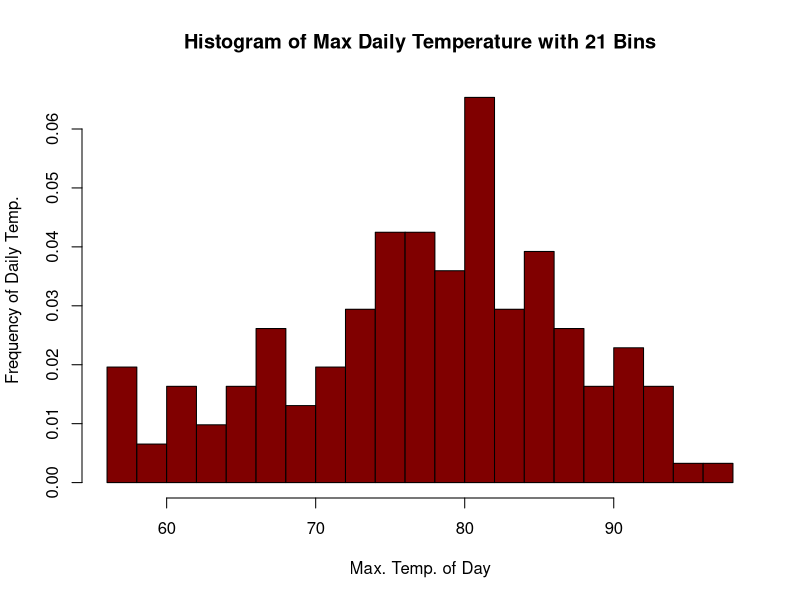
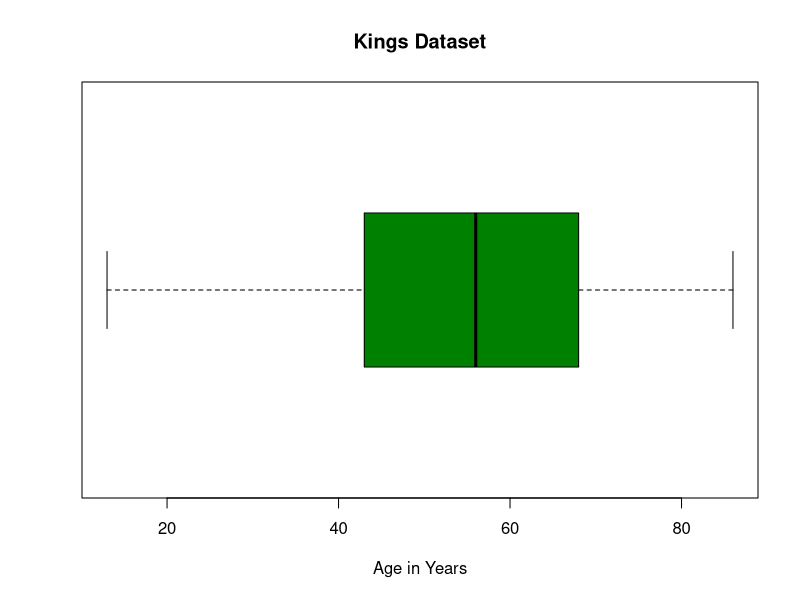
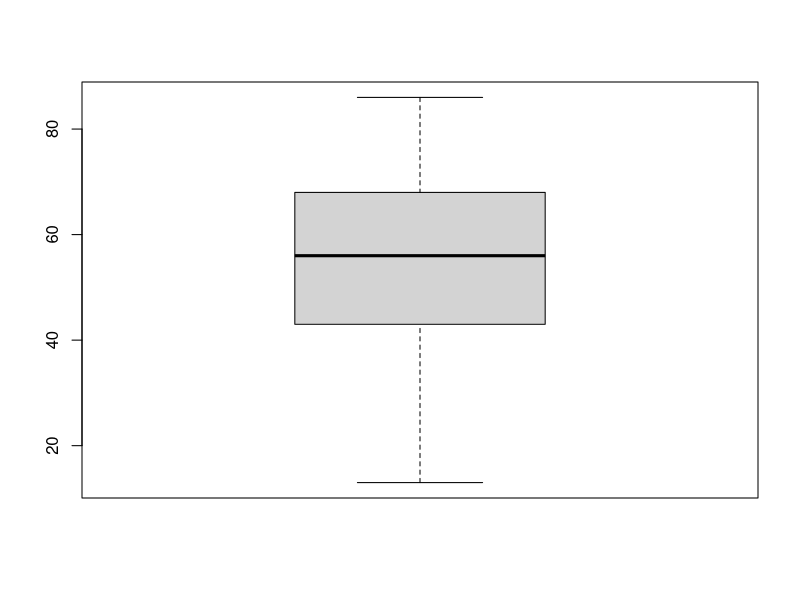
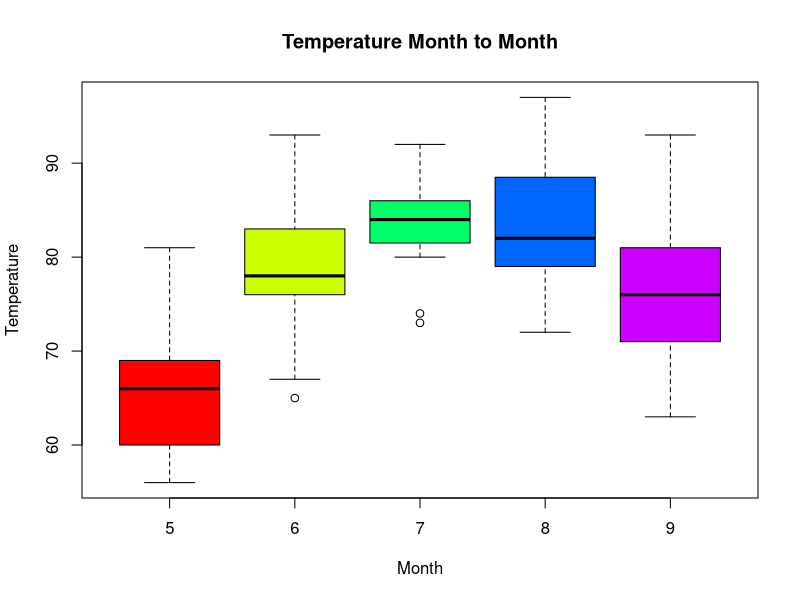
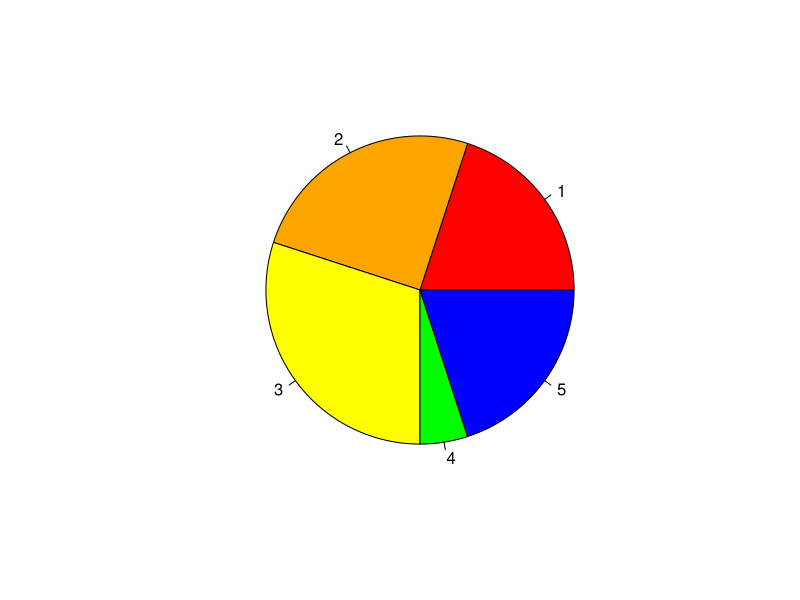
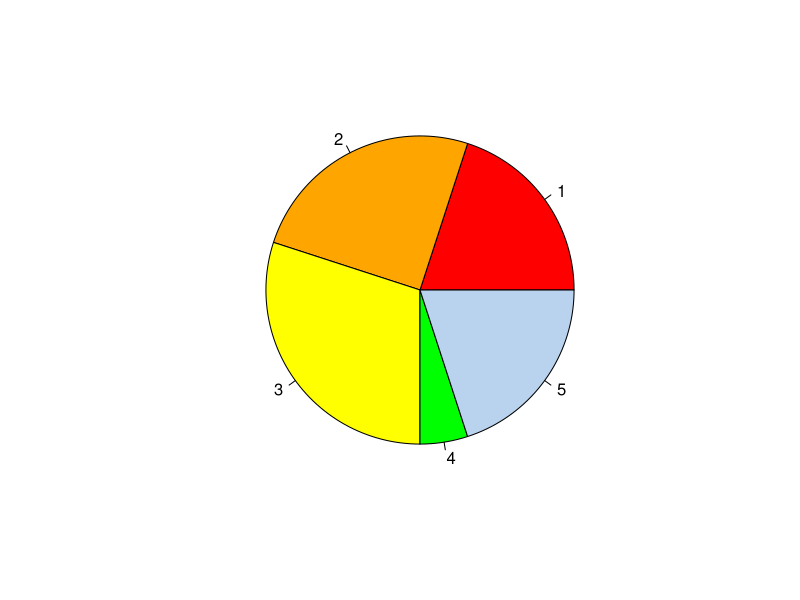

Recreate these plots in R, in order.
?hist()
data("airquality")
View(airquality)
maxTemp<-airquality$Temp
hist(maxTemp, main = "Histogram of Max Daily Temperature with 21 Bins", xlab = "Max. Temp. of Day", ylab = "Frequency of Daily Temp.", col = rgb(.5, 0, 0), breaks = 20, prob = TRUE)
#1b) 5-10 bins is good
#1f) the vertical axis changes to a percentage
z<-c(34, 09, 72, 12, 32, 87, 33, 42, 39, 42, 49, 50, 58, 70)
stem(z, scale = 2)
q<-c(034, 009, 072, 012, 032, 087, 033, 042, 039, 042, 049, 116,  050, 058, 070)
stem(q, scale = 3)
#streched out the scale
kings<- c(60, 43, 67, 50, 56, 42, 50, 65, 68, 43, 65, 34, 
          47, 34, 49, 41, 13, 35, 53, 56, 16, 43, 69, 59, 
          48, 59, 86, 55, 68, 51, 33, 49, 67, 77, 81, 67, 
          71, 81, 68, 70, 77, 56)
boxplot(kings, main = "Kings Dataset", xlab = "Age in Years", horizontal = TRUE, col = rgb(0, .5, 0))
boxplot(kings)

data("islands")
View(islands)
str(islands)
#4a) 48 observations
mean(islands)
#1252.729
summary(islands)
#16988.0
fiveNumberSummary<-c(12.0, 20.5, 41.0, 183.2, 16988.0)
boxplot(airquality$Temp ~ airquality$Month, main = "Temperature Month to Month", ylab = "Temperature", xlab = "Month", col = rainbow(5))

x<- c(4,5,6,1,4)
pie(x, col= c("red", "orange", "yellow", "green", "blue"))

MyColors <- c("red", "orange", "yellow", "green", "slategray2")
pie(x, col= MyColors)
colors()
#5d no